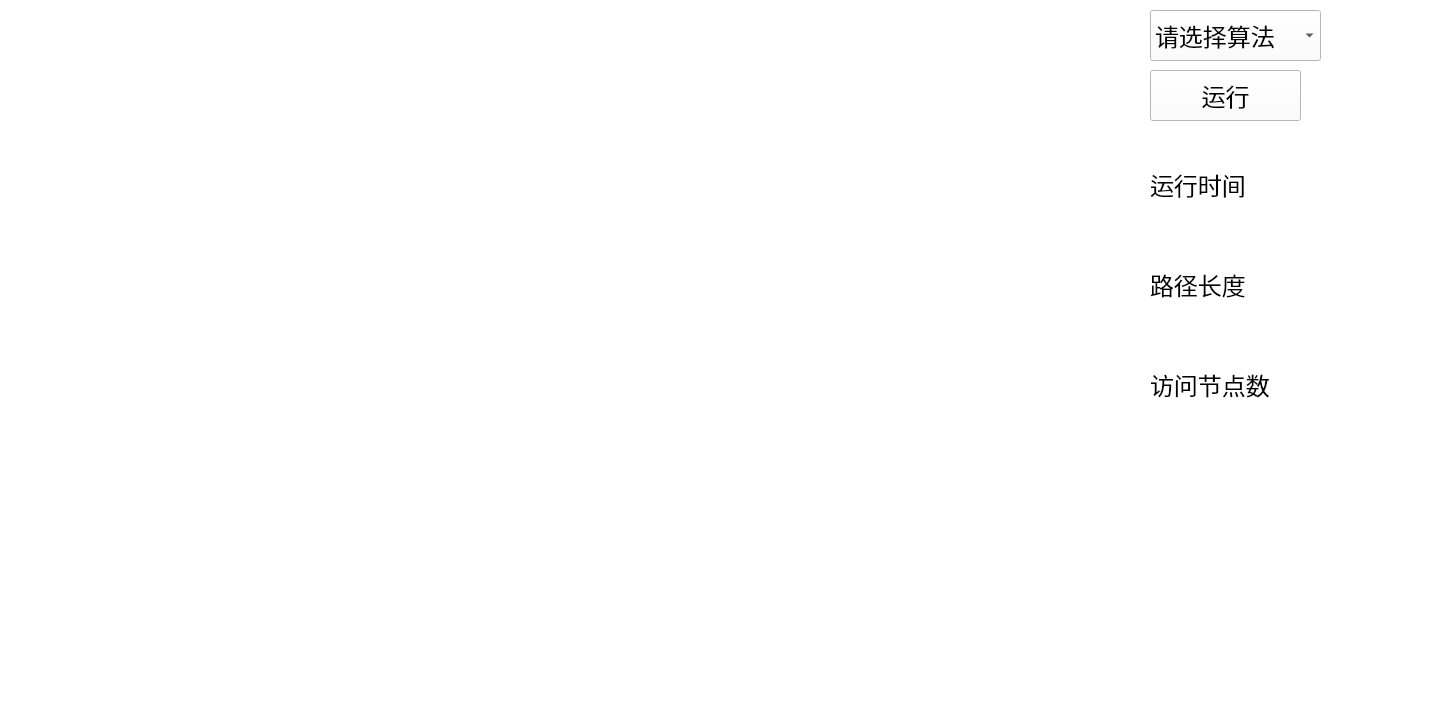
<?xml version="1.0" encoding="UTF-8"?>
<ui version="4.0">
 <class>MainWindow</class>
 <widget class="QMainWindow" name="MainWindow">
  <property name="geometry">
   <rect>
    <x>0</x>
    <y>0</y>
    <width>1440</width>
    <height>720</height>
   </rect>
  </property>
  <property name="windowTitle">
   <string>Romania Vacation Issues</string>
  </property>
  <property name="styleSheet">
   <string notr="true">#MainWindow{
background-color: rgb(255, 255, 255);
}</string>
  </property>
  <widget class="QWidget" name="centralwidget">
   <widget class="QComboBox" name="cbb_select">
    <property name="geometry">
     <rect>
      <x>1150</x>
      <y>10</y>
      <width>171</width>
      <height>51</height>
     </rect>
    </property>
    <property name="font">
     <font>
      <family>微软雅黑</family>
      <pointsize>18</pointsize>
     </font>
    </property>
    <property name="styleSheet">
     <string notr="true">background-color: rgb(255, 255, 255);</string>
    </property>
    <item>
     <property name="text">
      <string>请选择算法</string>
     </property>
    </item>
    <item>
     <property name="text">
      <string>宽度优先</string>
     </property>
    </item>
    <item>
     <property name="text">
      <string>深度优先</string>
     </property>
    </item>
    <item>
     <property name="text">
      <string>贪婪算法</string>
     </property>
    </item>
    <item>
     <property name="text">
      <string>A*算法</string>
     </property>
    </item>
   </widget>
   <widget class="QPushButton" name="btn_run">
    <property name="geometry">
     <rect>
      <x>1150</x>
      <y>70</y>
      <width>151</width>
      <height>51</height>
     </rect>
    </property>
    <property name="font">
     <font>
      <family>微软雅黑</family>
      <pointsize>18</pointsize>
     </font>
    </property>
    <property name="styleSheet">
     <string notr="true">background-color: rgb(255, 255, 255);</string>
    </property>
    <property name="text">
     <string>运行</string>
    </property>
   </widget>
   <widget class="QLabel" name="label1">
    <property name="geometry">
     <rect>
      <x>1150</x>
      <y>150</y>
      <width>140</width>
      <height>70</height>
     </rect>
    </property>
    <property name="font">
     <font>
      <family>微软雅黑</family>
      <pointsize>18</pointsize>
     </font>
    </property>
    <property name="text">
     <string>运行时间</string>
    </property>
   </widget>
   <widget class="QLabel" name="label3">
    <property name="geometry">
     <rect>
      <x>1150</x>
      <y>350</y>
      <width>140</width>
      <height>70</height>
     </rect>
    </property>
    <property name="font">
     <font>
      <family>微软雅黑</family>
      <pointsize>18</pointsize>
     </font>
    </property>
    <property name="text">
     <string>访问节点数</string>
    </property>
   </widget>
   <widget class="QLabel" name="label2">
    <property name="geometry">
     <rect>
      <x>1150</x>
      <y>250</y>
      <width>140</width>
      <height>70</height>
     </rect>
    </property>
    <property name="font">
     <font>
      <family>微软雅黑</family>
      <pointsize>18</pointsize>
     </font>
    </property>
    <property name="text">
     <string>路径长度</string>
    </property>
   </widget>
   <widget class="QLabel" name="label_runtime">
    <property name="geometry">
     <rect>
      <x>1280</x>
      <y>150</y>
      <width>150</width>
      <height>70</height>
     </rect>
    </property>
    <property name="font">
     <font>
      <family>微软雅黑</family>
      <pointsize>18</pointsize>
     </font>
    </property>
    <property name="text">
     <string/>
    </property>
   </widget>
   <widget class="QLabel" name="label_nodes">
    <property name="geometry">
     <rect>
      <x>1280</x>
      <y>350</y>
      <width>150</width>
      <height>70</height>
     </rect>
    </property>
    <property name="font">
     <font>
      <family>微软雅黑</family>
      <pointsize>18</pointsize>
     </font>
    </property>
    <property name="text">
     <string/>
    </property>
   </widget>
   <widget class="QLabel" name="label_path_length">
    <property name="geometry">
     <rect>
      <x>1280</x>
      <y>250</y>
      <width>150</width>
      <height>70</height>
     </rect>
    </property>
    <property name="font">
     <font>
      <family>微软雅黑</family>
      <pointsize>18</pointsize>
     </font>
    </property>
    <property name="text">
     <string/>
    </property>
   </widget>
  </widget>
 </widget>
 <resources/>
 <connections/>
</ui>
